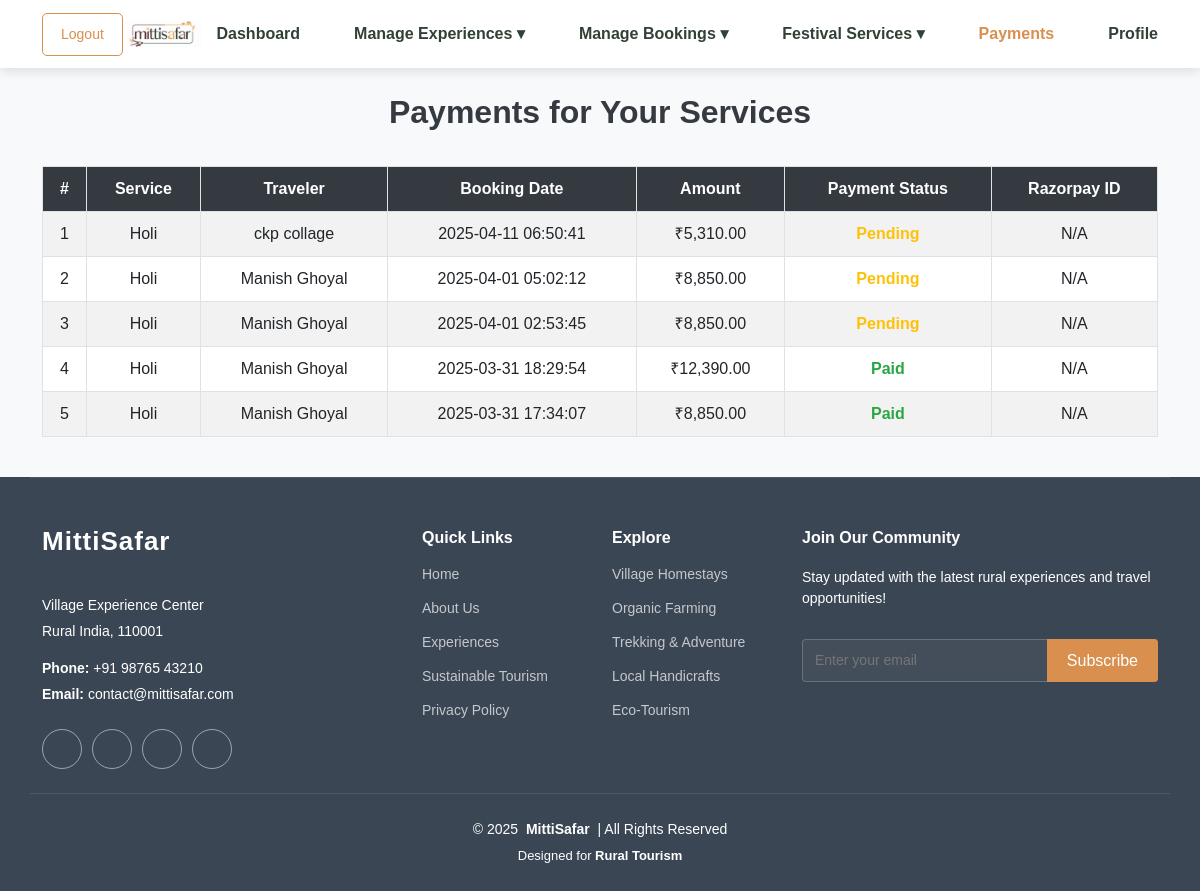
/hosts/payments.php (signed in), run on the app's committed database.
### tables this page shows
CREATE TABLE `festival_bookings` (
  `booking_id` int(11) NOT NULL,
  `traveler_id` int(11) NOT NULL,
  `service_id` int(11) NOT NULL,
  `num_people` int(11) NOT NULL,
  `total_price` decimal(10,2) NOT NULL,
  `gst` decimal(10,2) NOT NULL,
  `final_amount` decimal(10,2) NOT NULL,
  `selected_date` date NOT NULL,
  `status` enum('pending','confirmed','cancelled') DEFAULT 'pending',
  `created_at` timestamp NOT NULL DEFAULT current_timestamp(),
  `payment_status` enum('pending','paid','failed') DEFAULT 'pending',
  `razorpay_payment_id` varchar(255) DEFAULT NULL
);

CREATE TABLE `festival_services` (
  `service_id` int(11) NOT NULL,
  `host_id` int(11) NOT NULL,
  `title` varchar(255) NOT NULL,
  `description` text NOT NULL,
  `festival_name` varchar(100) NOT NULL,
  `price` decimal(10,2) NOT NULL,
  `availability` longtext NOT NULL CHECK (json_valid(`availability`)),
  `status` enum('pending','approved','rejected') DEFAULT 'pending',
  `created_at` timestamp NOT NULL DEFAULT current_timestamp(),
  `image` longtext NOT NULL CHECK (json_valid(`image`)),
  `max_group_size` int(11) NOT NULL DEFAULT 10
);

CREATE TABLE `users` (
  `user_id` int(11) NOT NULL,
  `first_name` varchar(100) NOT NULL,
  `last_name` varchar(100) NOT NULL,
  `username` varchar(100) NOT NULL,
  `email` varchar(100) NOT NULL,
  `phone` varchar(15) NOT NULL,
  `password` varchar(255) NOT NULL,
  `date_of_birth` date NOT NULL,
  `gender` enum('Male','Female','Other') NOT NULL,
  `nationality` varchar(50) NOT NULL,
  `otp_code` varchar(6) DEFAULT NULL,
  `user_type` enum('admin','host','traveler') NOT NULL,
  `profile_pic` varchar(255) DEFAULT NULL,
  `status` enum('active','inactive','banned') DEFAULT 'active',
  `created_at` timestamp NOT NULL DEFAULT current_timestamp()
);

### hosts/payments.php (the view, shortened to what this page needs)
<?php
include '../config/db_connect.php';
$host_id = $_SESSION['host_id'];
$query = "
    SELECT fb.booking_id, fb.traveler_id, fb.service_id, fb.num_people, fb.total_price,
           fb.gst, fb.final_amount, fb.payment_status, fb.razorpay_payment_id,
           fb.created_at AS booking_date,
           fs.title AS service_name,
           u.first_name, u.last_name, u.email, u.phone
    FROM festival_bookings fb
    JOIN festival_services fs ON fb.service_id = fs.service_id
    JOIN travelers t ON fb.traveler_id = t.traveler_id
    JOIN users u ON t.user_id = u.user_id
    JOIN hosts h ON fs.host_id = h.host_id
    WHERE fs.host_id = ?
    ORDER BY fb.created_at DESC";
$stmt = $conn->prepare($query);
$stmt->bind_param("i", $host_id);
$stmt->execute();
$result = $stmt->get_result();
$payments = [];
while ($row = $result->fetch_assoc()) {
    $payments[] = $row;
}
?>
<!DOCTYPE html>
<html lang="en">
<head>
    <link href="https://cdn.jsdelivr.net/npm/bootstrap@5.3.0/dist/css/bootstrap.min.css" rel="stylesheet">
    <link href="../assets/css/main.css" rel="stylesheet">
</head>
<body>
<?php include('../includes/host_header.php'); ?>
<div class="container table-container">
    <div class="header-title">Payments for Your Services</div>
    <table class="table table-bordered table-striped">
        <thead>
            <tr>
                <th>#</th>
                <th>Service</th>
                <th>Traveler</th>
                <th>Booking Date</th>
                <th>Amount</th>
                <th>Payment Status</th>
                <th>Razorpay ID</th>
            </tr>
        </thead>
        <tbody id="paymentsTableBody">
            <?php
            foreach ($payments as $index => $payment) {
                $paymentStatusClass = "payment-status " . $payment['payment_status'];
                echo "<tr>
                    <td>" . ($index + 1) . "</td>
                    <td>" . $payment['service_name'] . "</td>
                    <td>" . $payment['first_name'] . " " . $payment['last_name'] . "</td>
                    <td>" . $payment['booking_date'] . "</td>
                    <td>₹" . number_format($payment['final_amount'], 2) . "</td>
                    <td><span class='{$paymentStatusClass}'>" . ucfirst($payment['payment_status']) . "</span></td>
                    <td>" . ($payment['razorpay_payment_id'] ? $payment['razorpay_payment_id'] : 'N/A') . "</td>
                </tr>";
            }
            ?>
        </tbody>
    </table>
</div>
<?php include('../includes/footer.php'); ?>
</body>
</html>

### assets/css/main.css (style rules this page uses)
:root { --default-font: "Roboto", system-ui, -apple-system, "Segoe UI", Roboto, "Helvetica Neue", Arial, "Noto Sans", "Liberation Sans", sans-serif, "Apple Color Emoji", "Segoe UI Emoji", "Segoe UI Symbol", "Noto Color Emoji"; --heading-font: "Raleway", sans-serif; --nav-font: "Poppins", sans-serif; }
:root { --background-color: #ffffff; --default-color: #444444; --heading-color: #556270; --accent-color: #D98F4E; --surface-color: #ffffff; --contrast-color: #ffffff; }
:root { --nav-color: #556270; --nav-hover-color: #D98F4E; --nav-mobile-background-color: #ffffff; --nav-dropdown-background-color: #ffffff; --nav-dropdown-color: #556270; --nav-dropdown-hover-color: #D98F4E; }
:root { scroll-behavior: smooth; }
body { color: var(--default-color); background-color: var(--background-color); font-family: var(--default-font); }

### hosts/payments.php (style rules this page uses)
body { font-family: 'Arial', sans-serif; background-color: #f8f9fa; }
.container { margin-top: 40px; }
.table th, .table td { vertical-align: middle; text-align: center; padding: 10px; }
.table th { background-color: #343a40; color: white; font-weight: bold; }
.table-striped tbody tr:nth-child(odd) { background-color: #f2f2f2; }
.payment-status { font-weight: bold; }
.payment-status.paid { color: #28a745; }
.payment-status.pending { color: #ffc107; }
.table-container { margin-top: 20px; }
.header-title { color: #343a40; font-size: 2rem; font-weight: bold; text-align: center; margin-bottom: 30px; }

### data on the page
festival_bookings: service.title "Holi", users.first_name "ckp", users.last_name "collage", created_at "2025-04-11 06:50:41", final_amount "5,310.00", payment_status "Pending", shows "N/A"
festival_bookings: service.title "Holi", users.first_name "Manish", users.last_name "Ghoyal", created_at "2025-04-01 05:02:12", final_amount "8,850.00", payment_status "Pending", shows "N/A"
festival_bookings: service.title "Holi", users.first_name "Manish", users.last_name "Ghoyal", created_at "2025-04-01 02:53:45", final_amount "8,850.00", payment_status "Pending", shows "N/A"
festival_bookings: service.title "Holi", users.first_name "Manish", users.last_name "Ghoyal", created_at "2025-03-31 18:29:54", final_amount "12,390.00", payment_status "Paid", shows "N/A"
festival_bookings: service.title "Holi", users.first_name "Manish", users.last_name "Ghoyal", created_at "2025-03-31 17:34:07", final_amount "8,850.00", payment_status "Paid", shows "N/A"
